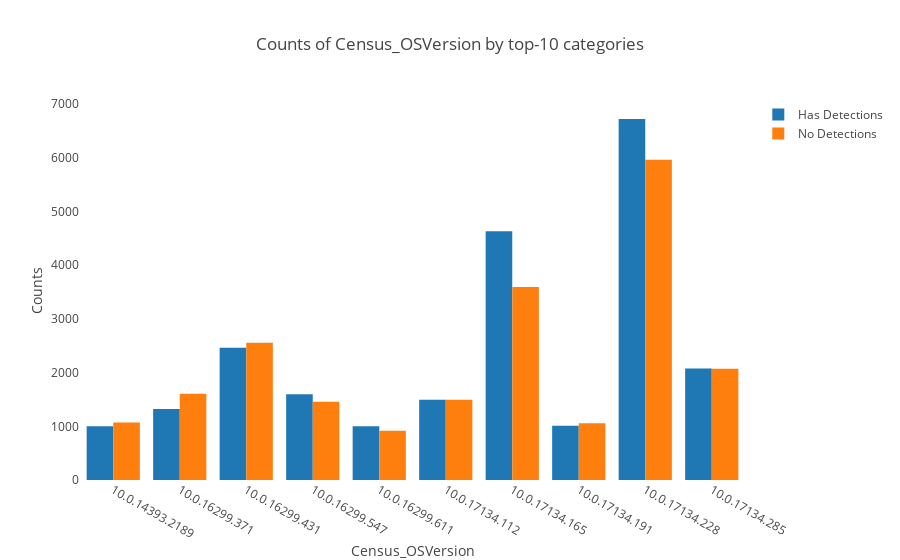

The cell this chart's notebook holds for it:
### Markdown cell above
### Here we have a categorical column which was defined as numerical.While most countries have rate of detections ~50%, there are some countries where there are much more infected devices.

### Code cell
plot_cat('Census_OSVersion',True)

### Figure 1 — Plotly figure (JSON) as saved in the notebook; plotly's stock layout.template omitted (floating-point values rounded to 4 significant figures)
{"data": [{"name": "Has Detections", "type": "bar", "uid": "0194eef8-1f10-42d7-aa38-430ae01d1fa7", "x": ["10.0.14393.2189", "10.0.16299.371", "10.0.16299.431", "10.0.16299.547", "10.0.16299.611", "10.0.17134.112", "10.0.17134.165", "10.0.17134.191", "10.0.17134.228", "10.0.17134.285"], "y": [1000, 1323, 2465, 1596, 1002, 1493, 4635, 1010, 6724, 2075]}, {"name": "No Detections", "type": "bar", "uid": "cac9c894-0e60-491a-bfd2-7f15e6a8a98c", "x": ["10.0.14393.2189", "10.0.16299.371", "10.0.16299.431", "10.0.16299.547", "10.0.16299.611", "10.0.17134.112", "10.0.17134.165", "10.0.17134.191", "10.0.17134.228", "10.0.17134.285"], "y": [1069, 1607, 2556, 1459, 919, 1493, 3596, 1059, 5963, 2074]}], "layout": {"barmode": "group", "legend": {"orientation": "v"}, "title": {"text": "Counts of Census_OSVersion by top-10 categories"}, "xaxis": {"showgrid": false, "showline": false, "title": {"text": "Census_OSVersion"}, "zeroline": false}, "yaxis": {"showgrid": false, "showline": false, "title": {"text": "Counts"}, "zeroline": false}}}
